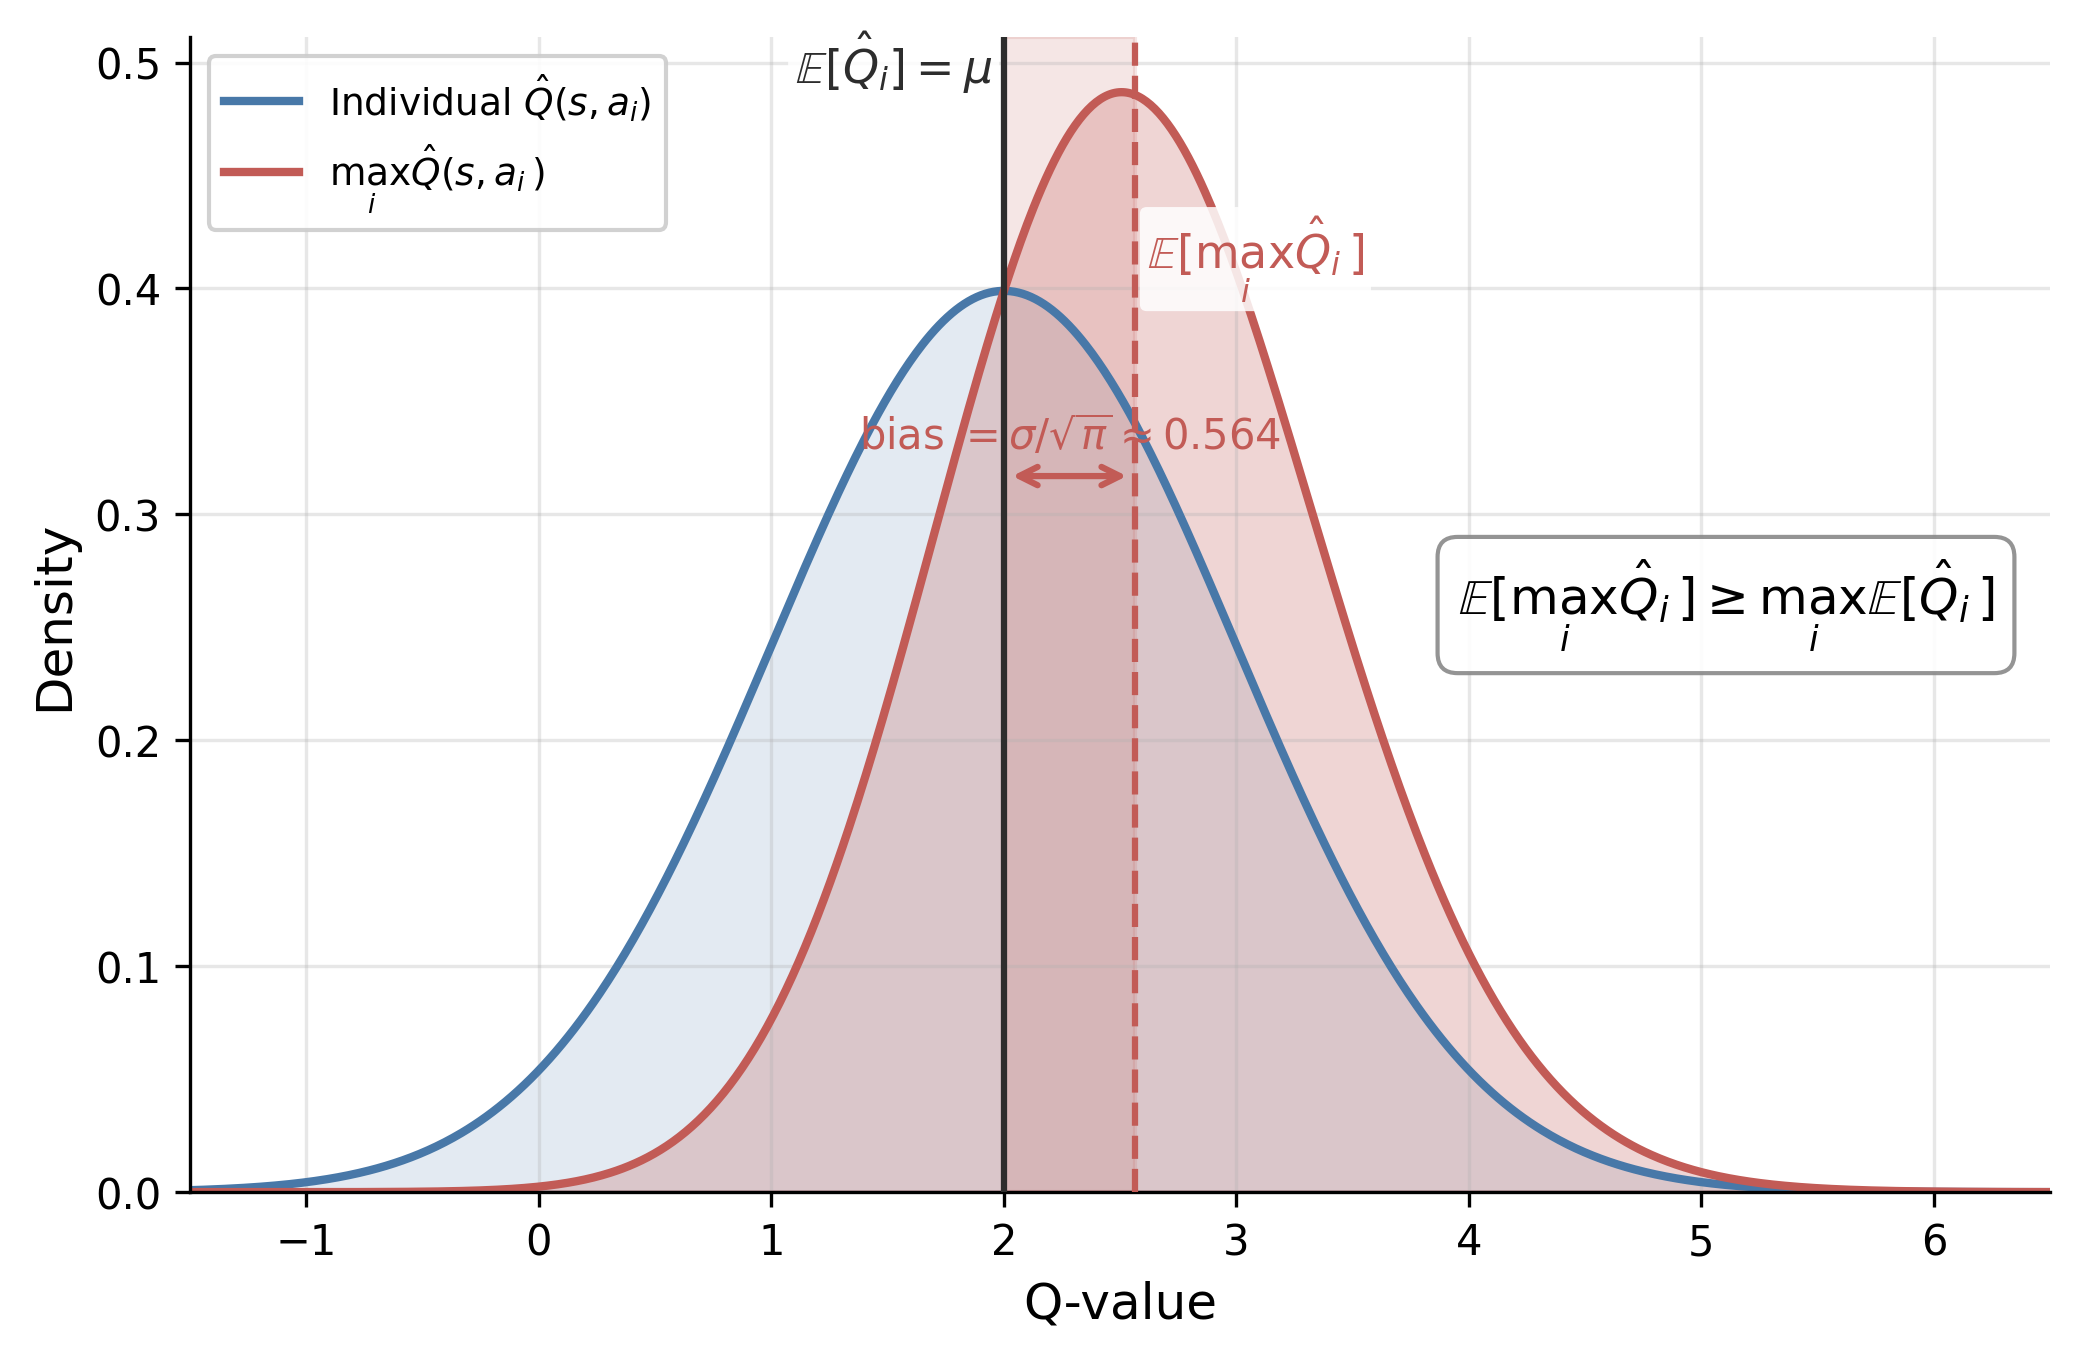

Write the Python code that produced this figure.
"""
Overestimation bias in Q-learning via Jensen's inequality.
Chapter 3b — Deep RL in Practice.
Shows that E[max Q_i] >= max E[Q_i] for noisy Q-value estimates.
"""

import argparse
import sys, os
sys.path.insert(0, os.path.join(os.path.dirname(__file__), '..', '..'))
from sims.plot_style import apply_style, COLORS, FIG_SINGLE
apply_style()
import matplotlib
matplotlib.use('Agg')
import matplotlib.pyplot as plt

import numpy as np
from scipy.stats import norm
from scipy.integrate import quad

# ── Parameters ────────────────────────────────────────────────────────────────
mu = 2.0
sigma = 1.0
OUTPUT = os.path.join(os.path.dirname(__file__), 'overestimation_bias.png')


def generate_outputs():
    # ── Analytical results ────────────────────────────────────────────────────────
    # For n=2 iid N(mu, sigma^2), E[max] = mu + sigma / sqrt(pi)
    E_max_analytical = mu + sigma / np.sqrt(np.pi)

    # ── Define PDFs ───────────────────────────────────────────────────────────────
    x = np.linspace(mu - 4 * sigma, mu + 5 * sigma, 1000)

    pdf_individual = norm.pdf(x, mu, sigma)

    # Max of 2 iid normals: f_max(x) = 2 * phi(x) * Phi(x)
    pdf_max = 2 * norm.pdf(x, mu, sigma) * norm.cdf(x, mu, sigma)

    # ── Numerical verification ────────────────────────────────────────────────────
    def max_pdf(t):
        return 2 * norm.pdf(t, mu, sigma) * norm.cdf(t, mu, sigma)

    integral_check, _ = quad(max_pdf, mu - 10 * sigma, mu + 10 * sigma)

    def max_pdf_times_x(t):
        return t * max_pdf(t)

    E_max_numerical, _ = quad(max_pdf_times_x, mu - 10 * sigma, mu + 10 * sigma)

    print("=" * 60)
    print("Overestimation Bias: Jensen's Inequality in Q-Learning")
    print("=" * 60)
    print()
    print(f"Parameters: mu = {mu}, sigma = {sigma}")
    print(f"Number of actions (for plot): n = 2")
    print()
    print("Verification (n=2 iid normals):")
    print(f"  Integral of max PDF     = {integral_check:.10f}  (should be 1.0)")
    print(f"  E[max] analytical       = mu + sigma/sqrt(pi) = {E_max_analytical:.6f}")
    print(f"  E[max] numerical (quad) = {E_max_numerical:.6f}")
    print(f"  Overestimation bias     = {E_max_analytical - mu:.6f}")
    print()

    # ── Scaling table: E[max] - mu for n actions ──────────────────────────────────
    # For n iid N(mu, sigma^2), E[max] = mu + sigma * E[max of n standard normals]
    # We compute E[max of n iid N(0,1)] numerically.
    print("-" * 50)
    print("Overestimation bias scaling with number of actions")
    print("-" * 50)
    print(f"  mu = {mu}, sigma = {sigma}")
    print()
    print(f"  {'n':>5s}  {'E[max]-mu':>12s}  {'E[max]':>10s}")
    print(f"  {'-----':>5s}  {'------------':>12s}  {'----------':>10s}")

    n_values = [2, 5, 10, 20, 50, 100]
    for n in n_values:
        # CDF of max of n iid standard normals: Phi(z)^n
        # PDF: n * phi(z) * Phi(z)^{n-1}
        def max_n_pdf(z, n=n):
            return n * norm.pdf(z) * norm.cdf(z) ** (n - 1)

        def max_n_mean(z, n=n):
            return z * max_n_pdf(z, n)

        E_max_std, _ = quad(max_n_mean, -10, 10)
        E_max_n = mu + sigma * E_max_std
        bias_n = E_max_n - mu
        print(f"  {n:5d}  {bias_n:12.6f}  {E_max_n:10.6f}")

    print()

    # ── Figure ────────────────────────────────────────────────────────────────────
    fig, ax = plt.subplots(figsize=FIG_SINGLE)

    # Individual Q-hat distribution
    ax.plot(x, pdf_individual, color=COLORS['blue'], linewidth=2,
            label=r'Individual $\hat{Q}(s,a_i)$')
    ax.fill_between(x, pdf_individual, alpha=0.15, color=COLORS['blue'])

    # Max distribution
    ax.plot(x, pdf_max, color=COLORS['red'], linewidth=2,
            label=r'$\max_i \hat{Q}(s,a_i)$')
    ax.fill_between(x, pdf_max, alpha=0.25, color=COLORS['red'])

    # True value vertical line
    ymax_plot = max(pdf_individual.max(), pdf_max.max()) * 1.05
    ax.axvline(mu, color=COLORS['black'], linewidth=1.5, linestyle='-',
               zorder=5)
    ax.text(mu - 0.05, ymax_plot * 0.96, r'$\mathbb{E}[\hat{Q}_i] = \mu$',
            ha='right', fontsize=11, color=COLORS['black'],
            bbox=dict(boxstyle='round,pad=0.15', facecolor='white', edgecolor='none', alpha=0.85))

    # E[max] vertical line
    ax.axvline(E_max_analytical, color=COLORS['red'], linewidth=1.5,
               linestyle='--', zorder=5)
    ax.text(E_max_analytical + 0.05, ymax_plot * 0.80,
            r'$\mathbb{E}[\max_i \hat{Q}_i]$',
            ha='left', fontsize=11, color=COLORS['red'],
            bbox=dict(boxstyle='round,pad=0.15', facecolor='white', edgecolor='none', alpha=0.85))

    # Shaded bias gap between the two vertical lines
    ax.axvspan(mu, E_max_analytical, alpha=0.15, color=COLORS['red'],
               zorder=1, label='_nolegend_')

    # Bias annotation arrow
    bias_y = ymax_plot * 0.62
    ax.annotate('', xy=(E_max_analytical, bias_y), xytext=(mu, bias_y),
                arrowprops=dict(arrowstyle='<->', color=COLORS['red'],
                                lw=1.5))
    ax.text((mu + E_max_analytical) / 2, bias_y + 0.012,
            f'bias $= \\sigma/\\sqrt{{\\pi}} \\approx {E_max_analytical - mu:.3f}$',
            ha='center', fontsize=10, color=COLORS['red'])

    # Jensen's inequality text box
    textstr = r"$\mathbb{E}[\max_i \hat{Q}_i] \geq \max_i \mathbb{E}[\hat{Q}_i]$"
    props = dict(boxstyle='round,pad=0.4', facecolor='white',
                 edgecolor=COLORS['gray'], alpha=0.9)
    ax.text(0.97, 0.55, textstr, transform=ax.transAxes, fontsize=12,
            verticalalignment='top', horizontalalignment='right', bbox=props)

    ax.set_xlabel('Q-value')
    ax.set_ylabel('Density')
    ax.legend(loc='upper left', framealpha=0.9)
    ax.set_xlim(mu - 3.5 * sigma, mu + 4.5 * sigma)
    ax.set_ylim(0, ymax_plot)

    fig.savefig(OUTPUT, dpi=300, bbox_inches='tight')
    plt.close(fig)

    print(f"Output: {OUTPUT}")
    print("=" * 60)


if __name__ == '__main__':
    parser = argparse.ArgumentParser()
    parser.add_argument('--data-only', action='store_true',
                        help='No computation to cache (diagram-only script)')
    parser.add_argument('--plots-only', action='store_true',
                        help='Runs normally (same as no flags)')
    args = parser.parse_args()
    if args.data_only:
        print("No computation to cache (diagram-only script).")
        sys.exit(0)
    generate_outputs()
